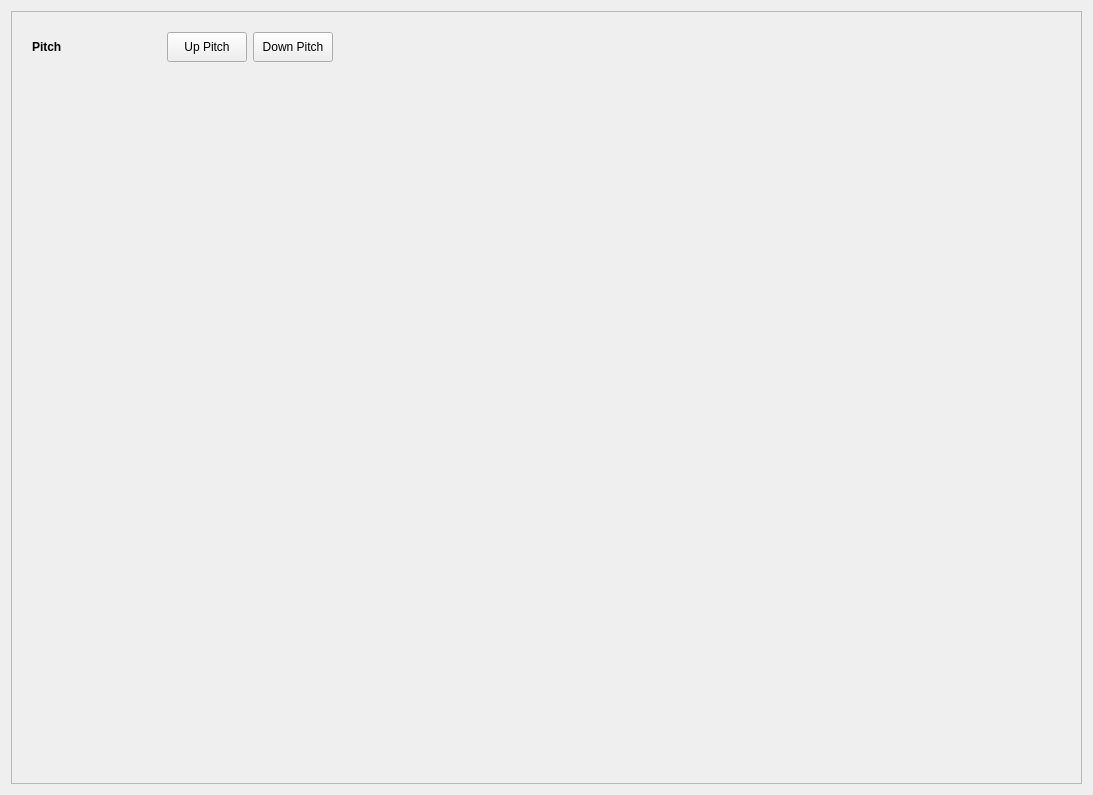
<?xml version="1.0" encoding="UTF-8"?>
<ui version="4.0">
 <class>ControlPageClass</class>
 <widget class="QWidget" name="ControlPageClass">
  <property name="geometry">
   <rect>
    <x>0</x>
    <y>0</y>
    <width>1093</width>
    <height>795</height>
   </rect>
  </property>
  <property name="windowTitle">
   <string>ControlPage</string>
  </property>
  <layout class="QVBoxLayout" name="verticalLayout_6">
   <item>
    <widget class="QScrollArea" name="scrollArea">
     <property name="widgetResizable">
      <bool>true</bool>
     </property>
     <widget class="QWidget" name="scrollAreaWidgetContents">
      <property name="geometry">
       <rect>
        <x>0</x>
        <y>0</y>
        <width>1073</width>
        <height>775</height>
       </rect>
      </property>
      <widget class="QWidget" name="widget" native="true">
       <property name="geometry">
        <rect>
         <x>9</x>
         <y>9</y>
         <width>421</width>
         <height>411</height>
        </rect>
       </property>
       <layout class="QVBoxLayout" name="verticalLayout_5">
        <item>
         <layout class="QVBoxLayout" name="verticalLayout_4">
          <item>
           <layout class="QHBoxLayout" name="horizontalLayout_4">
            <item>
             <widget class="QLabel" name="label">
              <property name="minimumSize">
               <size>
                <width>20</width>
                <height>0</height>
               </size>
              </property>
              <property name="font">
               <font>
                <weight>75</weight>
                <bold>true</bold>
               </font>
              </property>
              <property name="text">
               <string>Pitch</string>
              </property>
             </widget>
            </item>
            <item>
             <spacer name="horizontalSpacer_4">
              <property name="orientation">
               <enum>Qt::Horizontal</enum>
              </property>
              <property name="sizeHint" stdset="0">
               <size>
                <width>40</width>
                <height>20</height>
               </size>
              </property>
             </spacer>
            </item>
            <item>
             <widget class="QPushButton" name="upBtn">
              <property name="minimumSize">
               <size>
                <width>30</width>
                <height>30</height>
               </size>
              </property>
              <property name="maximumSize">
               <size>
                <width>110</width>
                <height>16777215</height>
               </size>
              </property>
              <property name="font">
               <font>
                <weight>50</weight>
                <bold>false</bold>
               </font>
              </property>
              <property name="text">
               <string>Up Pitch</string>
              </property>
             </widget>
            </item>
            <item>
             <widget class="QPushButton" name="downBtn">
              <property name="minimumSize">
               <size>
                <width>0</width>
                <height>30</height>
               </size>
              </property>
              <property name="maximumSize">
               <size>
                <width>110</width>
                <height>16777215</height>
               </size>
              </property>
              <property name="font">
               <font>
                <weight>50</weight>
                <bold>false</bold>
               </font>
              </property>
              <property name="text">
               <string>Down Pitch</string>
              </property>
             </widget>
            </item>
            <item>
             <spacer name="horizontalSpacer_3">
              <property name="orientation">
               <enum>Qt::Horizontal</enum>
              </property>
              <property name="sizeHint" stdset="0">
               <size>
                <width>40</width>
                <height>20</height>
               </size>
              </property>
             </spacer>
            </item>
           </layout>
          </item>
         </layout>
        </item>
        <item>
         <spacer name="verticalSpacer">
          <property name="orientation">
           <enum>Qt::Vertical</enum>
          </property>
          <property name="sizeHint" stdset="0">
           <size>
            <width>20</width>
            <height>40</height>
           </size>
          </property>
         </spacer>
        </item>
       </layout>
      </widget>
     </widget>
    </widget>
   </item>
  </layout>
 </widget>
 <layoutdefault spacing="6" margin="11"/>
 <resources/>
 <connections/>
</ui>
